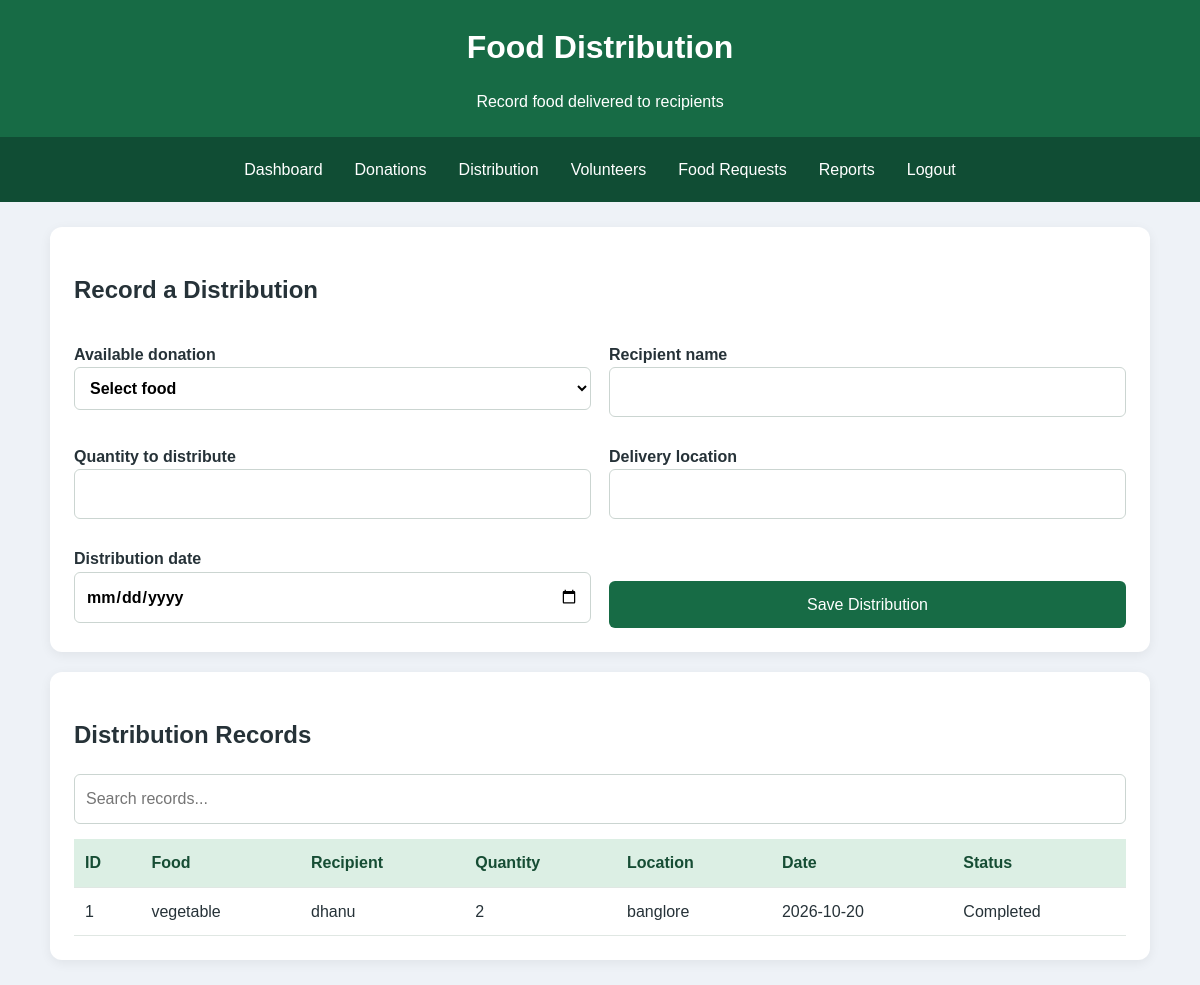
The app's page /Distribution (signed in) with its own data.
### tables this page shows
CREATE TABLE distributions (
            id INTEGER PRIMARY KEY AUTOINCREMENT,
            donation_id INTEGER NOT NULL,
            recipient TEXT NOT NULL,
            quantity INTEGER NOT NULL,
            location TEXT NOT NULL,
            distribution_date TEXT NOT NULL,
            status TEXT NOT NULL DEFAULT 'Pending',
            FOREIGN KEY (donation_id) REFERENCES donations(id)
        );

CREATE TABLE donations (
            id INTEGER PRIMARY KEY AUTOINCREMENT,
            donor TEXT NOT NULL,
            food_name TEXT NOT NULL,
            quantity INTEGER NOT NULL,
            unit TEXT NOT NULL,
            location TEXT NOT NULL,
            phone TEXT NOT NULL,
            expiry TEXT NOT NULL,
            status TEXT NOT NULL DEFAULT 'Available',
            created_at TEXT NOT NULL
        );

### app.py (the view, shortened to what this page needs)
@app.route("/Distribution", methods=["GET", "POST"])
@login_required
def Distribution():
    with get_db() as db:
        available = db.execute(
            "SELECT * FROM donations WHERE status='Available' AND quantity > 0"
        ).fetchall()
        records = db.execute("""
            SELECT distributions.*, donations.food_name
            FROM distributions
            JOIN donations ON donations.id = distributions.donation_id
            ORDER BY distributions.id DESC
        """).fetchall()
    return render_template(
        "Distribution.html", available=available, records=records
    )

### app.py (called while the page is built)
def get_db():
    connection = sqlite3.connect(DATABASE)
    connection.row_factory = sqlite3.Row
    connection.execute("PRAGMA foreign_keys = ON")
    return connection

def login_required(function):
    @wraps(function)
    def wrapper(*args, **kwargs):
        if "user_id" not in session:
            flash("Please log in to continue.", "error")
            return redirect(url_for("index"))
        return function(*args, **kwargs)
    return wrapper

### templates/Distribution.html (shortened to what this page needs)
<!DOCTYPE html>
<html lang="en">
<head>
<link rel="stylesheet" href="{{ url_for('static', filename='style.css') }}">
</head>
<body>
<header><h1>Food Distribution</h1><p>Record food delivered to recipients</p></header>
<nav>
<a href="{{ url_for('dashboard') }}">Dashboard</a><a href="{{ url_for('donations') }}">Donations</a><a href="{{ url_for('Distribution') }}">Distribution</a><a href="{{ url_for('Volunteering') }}">Volunteers</a><a href="{{ url_for('Donate_to_needy') }}">Food Requests</a><a href="{{ url_for('Reports') }}">Reports</a><a href="{{ url_for('logout') }}">Logout</a>
</nav>
<main class="container">
<section class="panel">
<h2>Record a Distribution</h2>
<form method="POST" class="form-grid">
<label>Available donation<select name="donation_id" required><option value="">Select food</option></select></label>
<label>Recipient name<input name="recipient" required></label>
<label>Quantity to distribute<input type="number" name="quantity" min="1" required></label>
<label>Delivery location<input name="location" required></label>
<label>Distribution date<input type="date" name="distribution_date" required></label>
<button type="submit">Save Distribution</button>
</form>
</section>
<section class="panel">
<h2>Distribution Records</h2><input id="tableSearch" placeholder="Search records...">
<div class="table-wrap"><table id="dataTable">
<thead><tr><th>ID</th><th>Food</th><th>Recipient</th><th>Quantity</th><th>Location</th><th>Date</th><th>Status</th></tr></thead>
<tbody>{% for item in records %}<tr><td>{{ item.id }}</td><td>{{ item.food_name }}</td><td>{{ item.recipient }}</td><td>{{ item.quantity }}</td><td>{{ item.location }}</td><td>{{ item.distribution_date }}</td><td>{{ item.status }}</td></tr>{% else %}<tr><td colspan="7">No distribution records yet.</td></tr>{% endfor %}</tbody>
</table></div>
</section>
</main>
</body>
</html>

### static/style.css (style rules this page uses)
* { box-sizing: border-box; }
body { margin: 0; font-family: Arial, sans-serif; background: #eef2f7; color: #263238; line-height: 1.6; }
header { background: #176b45; color: white; padding: 22px 5%; text-align: center; }
header h1 { margin: 0; }
header p { margin-bottom: 0; }
nav { background: #104d34; padding: 12px; display: flex; justify-content: center; flex-wrap: wrap; gap: 8px; }
nav a { color: white; text-decoration: none; padding: 8px 12px; border-radius: 5px; }
.container { width: min(1100px, 94%); margin: 25px auto; }
.panel, .auth-card { background: white; padding: 24px; margin: 20px 0; border-radius: 12px; box-shadow: 0 3px 12px #00000010; }
form { text-align: left; }
label { display: block; font-weight: bold; margin: 12px 0 5px; }
input, select { width: 100%; padding: 11px; border: 1px solid #cbd5d1; border-radius: 6px; font: inherit; background: white; }
button, .button-link { display: inline-block; background: #176b45; color: white; border: 0; border-radius: 6px; padding: 11px 16px; margin-top: 14px; cursor: pointer; font: inherit; text-decoration: none; }
form button { width: 100%; }
a { color: #176b45; }
.form-grid { display: grid; grid-template-columns: repeat(2, minmax(0, 1fr)); gap: 10px 18px; }
.form-grid button { align-self: end; }
.table-wrap { width: 100%; overflow-x: auto; margin-top: 15px; }
table { width: 100%; border-collapse: collapse; background: white; }
th, td { padding: 11px; text-align: left; border-bottom: 1px solid #e0e7e3; }
th { background: #dcefe4; color: #164d34; }

### records on screen
distributions: id "1", food_name "vegetable", recipient "dhanu", quantity "2", location "banglore", distribution_date "2026-10-20", status "Completed"
